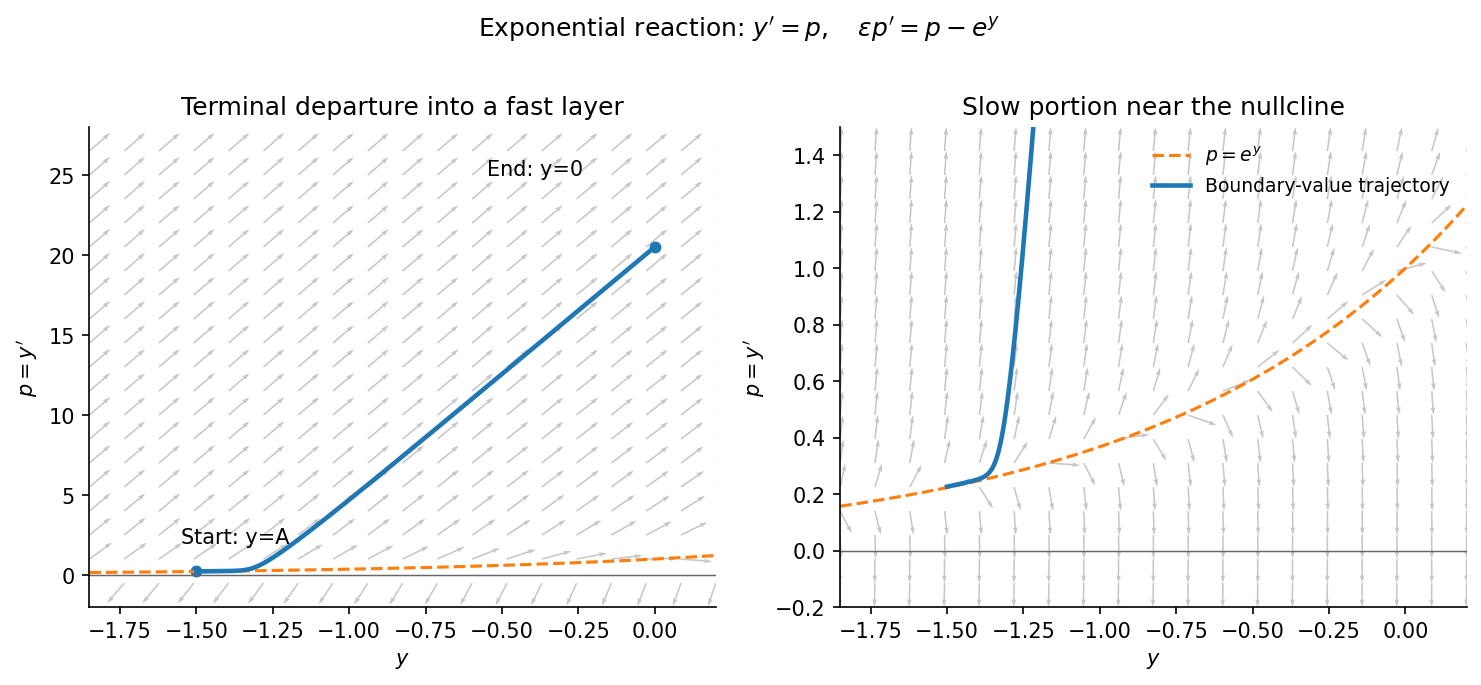

Source code (Python):
"""Python 3.14; NumPy and Matplotlib in ../pyproject.toml. PNG output in CWD."""
import numpy as np
import matplotlib
matplotlib.use("Agg")
import matplotlib.pyplot as plt
eps, target, n = .06, -1.5, 7000
def integrate(terminal, keep=False):
 y,p=0.,terminal
 h=-1/n
 ys,ps=[y],[p]
 def rhs(y,p):return p,(p-np.exp(np.clip(y,-700,30)))/eps
 for _ in range(n):
  a,b=rhs(y,p);c,d=rhs(y+h*a/2,p+h*b/2);e,f=rhs(y+h*c/2,p+h*d/2);g,j=rhs(y+h*e,p+h*f)
  y+=h*(a+2*c+2*e+g)/6;p+=h*(b+2*d+2*f+j)/6
  if keep:ys.append(y);ps.append(p)
 return (np.array(ys[::-1]),np.array(ps[::-1])) if keep else y
lo,hi=0.,100.
for _ in range(48):
 mid=(lo+hi)/2
 if integrate(mid)>target:lo=mid
 else:hi=mid
ys,ps=integrate((lo+hi)/2,True)
fig,axes=plt.subplots(1,2,figsize=(10,4.5),facecolor="white")
for ax,ylim in zip(axes,[(-2,28),(-.2,1.5)]):
 y=np.linspace(-1.85,.2,19);p=np.linspace(*ylim,21);yy,pp=np.meshgrid(y,p)
 dy=pp;dp=(pp-np.exp(yy))/eps
 norm=np.sqrt((dy/2.05)**2+(dp/(ylim[1]-ylim[0]))**2)+1e-15
 ax.quiver(yy,pp,dy/norm,dp/norm,color=".78",angles="xy",scale_units="xy",scale=20,width=.0025)
 t=np.linspace(-1.85,.2,400)
 ax.plot(t,np.exp(t),"--",color="C1",label=r"$p=e^y$")
 ax.plot(ys,ps,color="C0",lw=2.2,label="Boundary-value trajectory")
 ax.axhline(0,color=".4",lw=.7)
 ax.set(xlim=(-1.85,.2),ylim=ylim,xlabel=r"$y$",ylabel=r"$p=y'$")
 ax.spines[["top","right"]].set_visible(False)
axes[0].set_title("Terminal departure into a fast layer")
axes[1].set_title("Slow portion near the nullcline")
axes[0].scatter([ys[0],ys[-1]],[ps[0],ps[-1]],color="C0",s=22)
axes[0].text(-1.55,2,"Start: y=A");axes[0].text(-.55,25,"End: y=0")
axes[1].legend(frameon=False,fontsize=9)
fig.suptitle(r"Exponential reaction: $y'=p,\quad \epsilon p'=p-e^y$",y=1.01)
fig.tight_layout();fig.savefig("2009-nonlinear-phase.png",dpi=150,facecolor="white",bbox_inches="tight")
